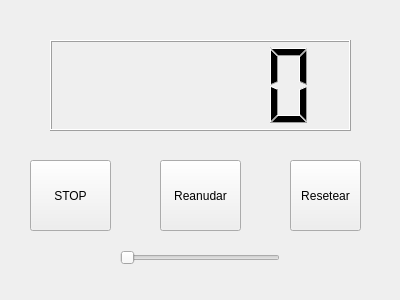
<?xml version="1.0" encoding="UTF-8"?>
<ui version="4.0">
 <class>Counter</class>
 <widget class="QWidget" name="Counter">
  <property name="geometry">
   <rect>
    <x>0</x>
    <y>0</y>
    <width>400</width>
    <height>300</height>
   </rect>
  </property>
  <property name="windowTitle">
   <string>Counter</string>
  </property>
  <widget class="QPushButton" name="button">
   <property name="geometry">
    <rect>
     <x>30</x>
     <y>160</y>
     <width>81</width>
     <height>71</height>
    </rect>
   </property>
   <property name="text">
    <string>STOP</string>
   </property>
  </widget>
  <widget class="QLCDNumber" name="lcdNumber">
   <property name="geometry">
    <rect>
     <x>50</x>
     <y>40</y>
     <width>301</width>
     <height>91</height>
    </rect>
   </property>
  </widget>
  <widget class="QPushButton" name="start">
   <property name="geometry">
    <rect>
     <x>160</x>
     <y>160</y>
     <width>81</width>
     <height>71</height>
    </rect>
   </property>
   <property name="text">
    <string>Reanudar</string>
   </property>
  </widget>
  <widget class="QPushButton" name="reset">
   <property name="geometry">
    <rect>
     <x>290</x>
     <y>160</y>
     <width>71</width>
     <height>71</height>
    </rect>
   </property>
   <property name="text">
    <string>Resetear</string>
   </property>
  </widget>
  <widget class="QSlider" name="cambiarPeriodo">
   <property name="geometry">
    <rect>
     <x>120</x>
     <y>250</y>
     <width>160</width>
     <height>16</height>
    </rect>
   </property>
   <property name="minimum">
    <number>1</number>
   </property>
   <property name="maximum">
    <number>1000</number>
   </property>
   <property name="orientation">
    <enum>Qt::Horizontal</enum>
   </property>
  </widget>
 </widget>
 <resources/>
 <connections/>
</ui>
